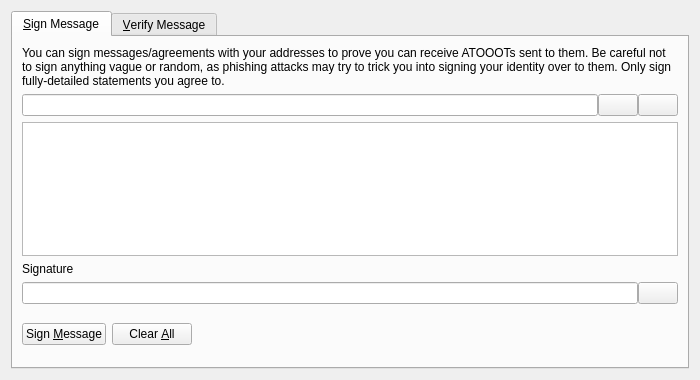
<?xml version="1.0" encoding="UTF-8"?>
<ui version="4.0">
 <class>SignVerifyMessageDialog</class>
 <widget class="QDialog" name="SignVerifyMessageDialog">
  <property name="geometry">
   <rect>
    <x>0</x>
    <y>0</y>
    <width>700</width>
    <height>380</height>
   </rect>
  </property>
  <property name="windowTitle">
   <string>Signatures - Sign / Verify a Message</string>
  </property>
  <property name="modal">
   <bool>true</bool>
  </property>
  <layout class="QVBoxLayout" name="verticalLayout">
   <item>
    <widget class="QTabWidget" name="tabWidget">
     <property name="currentIndex">
      <number>0</number>
     </property>
     <widget class="QWidget" name="tabSignMessage">
      <attribute name="title">
       <string>&amp;Sign Message</string>
      </attribute>
      <layout class="QVBoxLayout" name="verticalLayout_SM">
       <item>
        <widget class="QLabel" name="infoLabel_SM">
         <property name="text">
          <string>You can sign messages/agreements with your addresses to prove you can receive ATOOOTs sent to them. Be careful not to sign anything vague or random, as phishing attacks may try to trick you into signing your identity over to them. Only sign fully-detailed statements you agree to.</string>
         </property>
         <property name="textFormat">
          <enum>Qt::PlainText</enum>
         </property>
         <property name="wordWrap">
          <bool>true</bool>
         </property>
        </widget>
       </item>
       <item>
        <layout class="QHBoxLayout" name="horizontalLayout_1_SM">
         <property name="spacing">
          <number>0</number>
         </property>
         <item>
          <widget class="QValidatedLineEdit" name="addressIn_SM">
           <property name="toolTip">
            <string>The ATOOOT address to sign the message with</string>
           </property>
          </widget>
         </item>
         <item>
          <widget class="QPushButton" name="addressBookButton_SM">
           <property name="toolTip">
            <string>Choose previously used address</string>
           </property>
           <property name="text">
            <string/>
           </property>
           <property name="icon">
            <iconset resource="../bitcoin.qrc">
             <normaloff>:/icons/address-book</normaloff>:/icons/address-book</iconset>
           </property>
           <property name="shortcut">
            <string>Alt+A</string>
           </property>
           <property name="autoDefault">
            <bool>false</bool>
           </property>
          </widget>
         </item>
         <item>
          <widget class="QPushButton" name="pasteButton_SM">
           <property name="toolTip">
            <string>Paste address from clipboard</string>
           </property>
           <property name="text">
            <string/>
           </property>
           <property name="icon">
            <iconset resource="../bitcoin.qrc">
             <normaloff>:/icons/editpaste</normaloff>:/icons/editpaste</iconset>
           </property>
           <property name="shortcut">
            <string>Alt+P</string>
           </property>
           <property name="autoDefault">
            <bool>false</bool>
           </property>
          </widget>
         </item>
        </layout>
       </item>
       <item>
        <widget class="QPlainTextEdit" name="messageIn_SM">
         <property name="toolTip">
          <string>Enter the message you want to sign here</string>
         </property>
        </widget>
       </item>
       <item>
        <widget class="QLabel" name="signatureLabel_SM">
         <property name="text">
          <string>Signature</string>
         </property>
         <property name="textFormat">
          <enum>Qt::PlainText</enum>
         </property>
        </widget>
       </item>
       <item>
        <layout class="QHBoxLayout" name="horizontalLayout_2_SM">
         <property name="spacing">
          <number>0</number>
         </property>
         <item>
          <widget class="QLineEdit" name="signatureOut_SM">
           <property name="font">
            <font>
             <italic>true</italic>
            </font>
           </property>
           <property name="readOnly">
            <bool>true</bool>
           </property>
          </widget>
         </item>
         <item>
          <widget class="QPushButton" name="copySignatureButton_SM">
           <property name="toolTip">
            <string>Copy the current signature to the system clipboard</string>
           </property>
           <property name="text">
            <string/>
           </property>
           <property name="icon">
            <iconset resource="../bitcoin.qrc">
             <normaloff>:/icons/editcopy</normaloff>:/icons/editcopy</iconset>
           </property>
           <property name="autoDefault">
            <bool>false</bool>
           </property>
          </widget>
         </item>
        </layout>
       </item>
       <item>
        <layout class="QHBoxLayout" name="horizontalLayout_3_SM">
         <item>
          <widget class="QPushButton" name="signMessageButton_SM">
           <property name="toolTip">
            <string>Sign the message to prove you own this ATOOOT address</string>
           </property>
           <property name="text">
            <string>Sign &amp;Message</string>
           </property>
           <property name="icon">
            <iconset resource="../bitcoin.qrc">
             <normaloff>:/icons/edit</normaloff>:/icons/edit</iconset>
           </property>
           <property name="autoDefault">
            <bool>false</bool>
           </property>
          </widget>
         </item>
         <item>
          <widget class="QPushButton" name="clearButton_SM">
           <property name="toolTip">
            <string>Reset all sign message fields</string>
           </property>
           <property name="text">
            <string>Clear &amp;All</string>
           </property>
           <property name="icon">
            <iconset resource="../bitcoin.qrc">
             <normaloff>:/icons/remove</normaloff>:/icons/remove</iconset>
           </property>
           <property name="autoDefault">
            <bool>false</bool>
           </property>
          </widget>
         </item>
         <item>
          <spacer name="horizontalSpacer_1_SM">
           <property name="orientation">
            <enum>Qt::Horizontal</enum>
           </property>
           <property name="sizeHint" stdset="0">
            <size>
             <width>40</width>
             <height>48</height>
            </size>
           </property>
          </spacer>
         </item>
         <item>
          <widget class="QLabel" name="statusLabel_SM">
           <property name="font">
            <font>
             <weight>75</weight>
             <bold>true</bold>
            </font>
           </property>
           <property name="text">
            <string/>
           </property>
           <property name="wordWrap">
            <bool>true</bool>
           </property>
          </widget>
         </item>
         <item>
          <spacer name="horizontalSpacer_2_SM">
           <property name="orientation">
            <enum>Qt::Horizontal</enum>
           </property>
           <property name="sizeHint" stdset="0">
            <size>
             <width>40</width>
             <height>48</height>
            </size>
           </property>
          </spacer>
         </item>
        </layout>
       </item>
      </layout>
     </widget>
     <widget class="QWidget" name="tabVerifyMessage">
      <attribute name="title">
       <string>&amp;Verify Message</string>
      </attribute>
      <layout class="QVBoxLayout" name="verticalLayout_VM">
       <item>
        <widget class="QLabel" name="infoLabel_VM">
         <property name="text">
          <string>Enter the receiver's address, message (ensure you copy line breaks, spaces, tabs, etc. exactly) and signature below to verify the message. Be careful not to read more into the signature than what is in the signed message itself, to avoid being tricked by a man-in-the-middle attack. Note that this only proves the signing party receives with the address, it cannot prove sendership of any transaction!</string>
         </property>
         <property name="textFormat">
          <enum>Qt::PlainText</enum>
         </property>
         <property name="alignment">
          <set>Qt::AlignLeading|Qt::AlignLeft|Qt::AlignTop</set>
         </property>
         <property name="wordWrap">
          <bool>true</bool>
         </property>
        </widget>
       </item>
       <item>
        <layout class="QHBoxLayout" name="horizontalLayout_1_VM">
         <property name="spacing">
          <number>0</number>
         </property>
         <item>
          <widget class="QValidatedLineEdit" name="addressIn_VM">
           <property name="toolTip">
            <string>The ATOOOT address the message was signed with</string>
           </property>
          </widget>
         </item>
         <item>
          <widget class="QPushButton" name="addressBookButton_VM">
           <property name="toolTip">
            <string>Choose previously used address</string>
           </property>
           <property name="text">
            <string/>
           </property>
           <property name="icon">
            <iconset resource="../bitcoin.qrc">
             <normaloff>:/icons/address-book</normaloff>:/icons/address-book</iconset>
           </property>
           <property name="shortcut">
            <string>Alt+A</string>
           </property>
           <property name="autoDefault">
            <bool>false</bool>
           </property>
          </widget>
         </item>
        </layout>
       </item>
       <item>
        <widget class="QPlainTextEdit" name="messageIn_VM"/>
       </item>
       <item>
        <widget class="QValidatedLineEdit" name="signatureIn_VM"/>
       </item>
       <item>
        <layout class="QHBoxLayout" name="horizontalLayout_2_VM">
         <item>
          <widget class="QPushButton" name="verifyMessageButton_VM">
           <property name="toolTip">
            <string>Verify the message to ensure it was signed with the specified ATOOOT address</string>
           </property>
           <property name="text">
            <string>Verify &amp;Message</string>
           </property>
           <property name="icon">
            <iconset resource="../bitcoin.qrc">
             <normaloff>:/icons/transaction_0</normaloff>:/icons/transaction_0</iconset>
           </property>
           <property name="autoDefault">
            <bool>false</bool>
           </property>
          </widget>
         </item>
         <item>
          <widget class="QPushButton" name="clearButton_VM">
           <property name="toolTip">
            <string>Reset all verify message fields</string>
           </property>
           <property name="text">
            <string>Clear &amp;All</string>
           </property>
           <property name="icon">
            <iconset resource="../bitcoin.qrc">
             <normaloff>:/icons/remove</normaloff>:/icons/remove</iconset>
           </property>
           <property name="autoDefault">
            <bool>false</bool>
           </property>
          </widget>
         </item>
         <item>
          <spacer name="horizontalSpacer_1_VM">
           <property name="orientation">
            <enum>Qt::Horizontal</enum>
           </property>
           <property name="sizeHint" stdset="0">
            <size>
             <width>40</width>
             <height>48</height>
            </size>
           </property>
          </spacer>
         </item>
         <item>
          <widget class="QLabel" name="statusLabel_VM">
           <property name="font">
            <font>
             <weight>75</weight>
             <bold>true</bold>
            </font>
           </property>
           <property name="text">
            <string/>
           </property>
           <property name="wordWrap">
            <bool>true</bool>
           </property>
          </widget>
         </item>
         <item>
          <spacer name="horizontalSpacer_2_VM">
           <property name="orientation">
            <enum>Qt::Horizontal</enum>
           </property>
           <property name="sizeHint" stdset="0">
            <size>
             <width>40</width>
             <height>48</height>
            </size>
           </property>
          </spacer>
         </item>
        </layout>
       </item>
      </layout>
     </widget>
    </widget>
   </item>
  </layout>
 </widget>
 <customwidgets>
  <customwidget>
   <class>QValidatedLineEdit</class>
   <extends>QLineEdit</extends>
   <header>qvalidatedlineedit.h</header>
  </customwidget>
 </customwidgets>
 <resources>
  <include location="../bitcoin.qrc"/>
 </resources>
 <connections/>
</ui>
